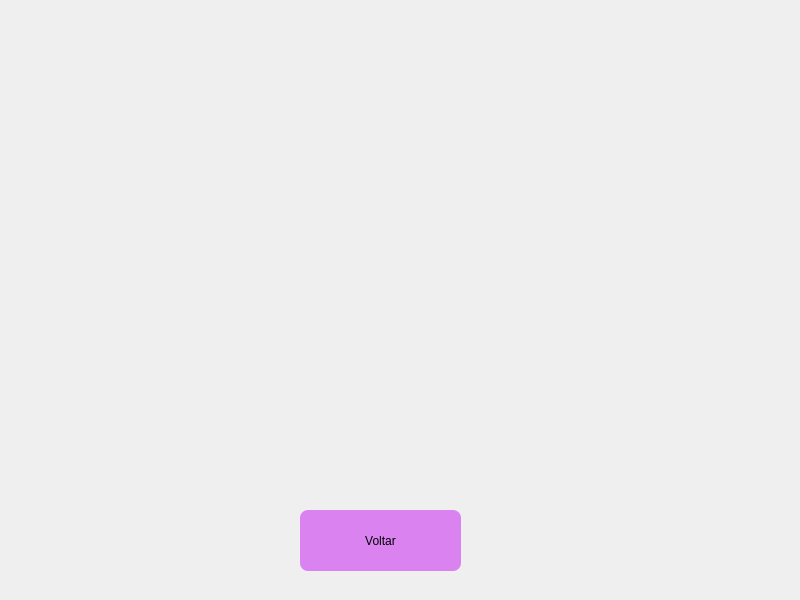
<?xml version="1.0" encoding="UTF-8"?>
<ui version="4.0">
 <class>bilhete</class>
 <widget class="QMainWindow" name="bilhete">
  <property name="geometry">
   <rect>
    <x>0</x>
    <y>0</y>
    <width>800</width>
    <height>600</height>
   </rect>
  </property>
  <property name="minimumSize">
   <size>
    <width>800</width>
    <height>600</height>
   </size>
  </property>
  <property name="maximumSize">
   <size>
    <width>800</width>
    <height>600</height>
   </size>
  </property>
  <property name="windowTitle">
   <string>MainWindow</string>
  </property>
  <widget class="QWidget" name="centralwidget">
   <widget class="QLabel" name="label">
    <property name="geometry">
     <rect>
      <x>0</x>
      <y>0</y>
      <width>800</width>
      <height>600</height>
     </rect>
    </property>
    <property name="minimumSize">
     <size>
      <width>800</width>
      <height>600</height>
     </size>
    </property>
    <property name="maximumSize">
     <size>
      <width>800</width>
      <height>600</height>
     </size>
    </property>
    <property name="text">
     <string/>
    </property>
    <property name="pixmap">
     <pixmap resource="../imagens/img.qrc">:/img/TUBilhete.png</pixmap>
    </property>
    <property name="scaledContents">
     <bool>true</bool>
    </property>
   </widget>
   <widget class="QPushButton" name="volta">
    <property name="geometry">
     <rect>
      <x>300</x>
      <y>510</y>
      <width>161</width>
      <height>61</height>
     </rect>
    </property>
    <property name="styleSheet">
     <string notr="true">background-color: rgba(214, 102, 241, 80%);
font: 12pt &quot;Comic Sans MS&quot;;
border-radius: 8px</string>
    </property>
    <property name="text">
     <string>Voltar</string>
    </property>
   </widget>
  </widget>
 </widget>
 <resources>
  <include location="../imagens/img.qrc"/>
 </resources>
 <connections/>
</ui>
